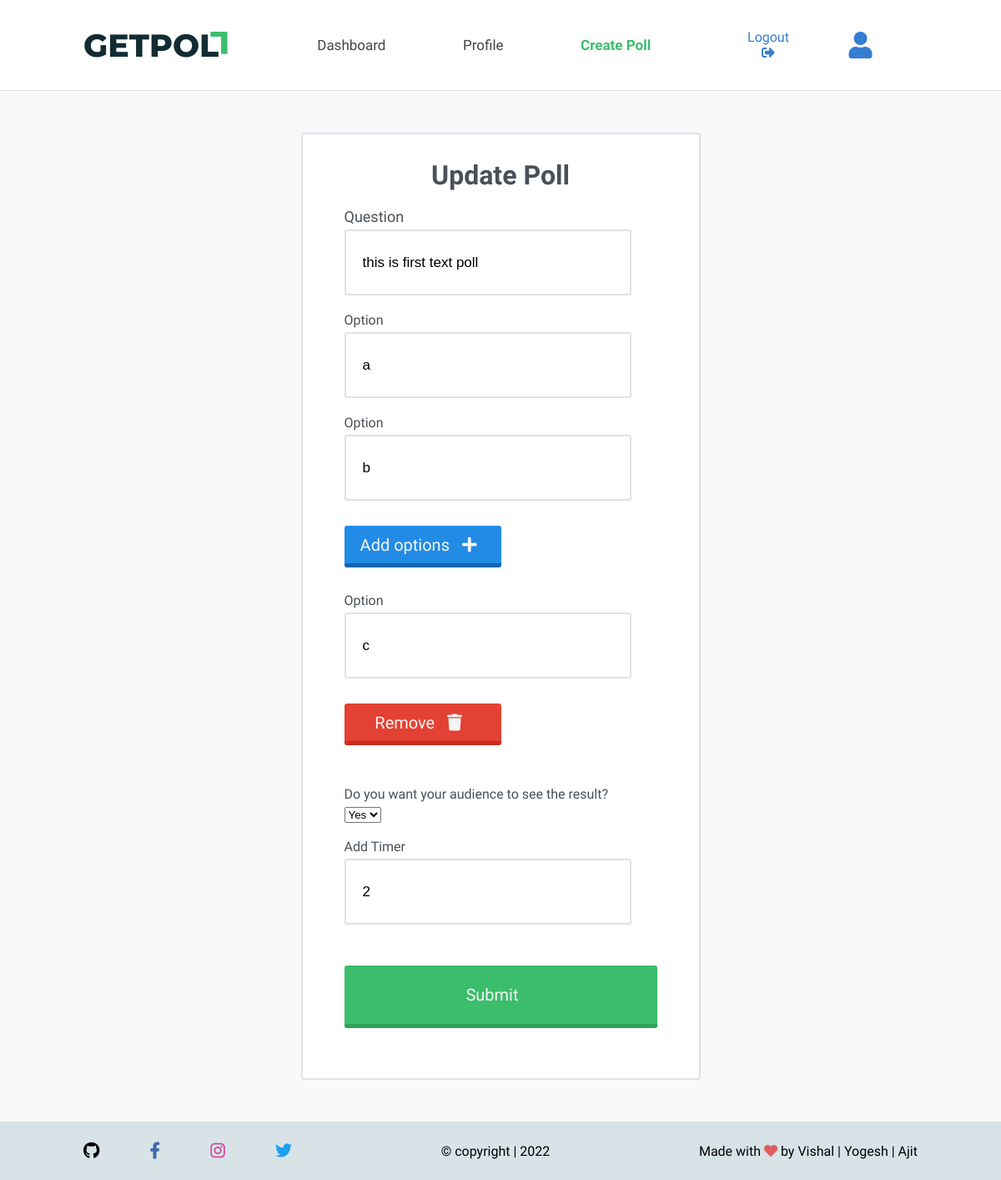
Before: /userPollDetail/1 (signed in) with the older database file.
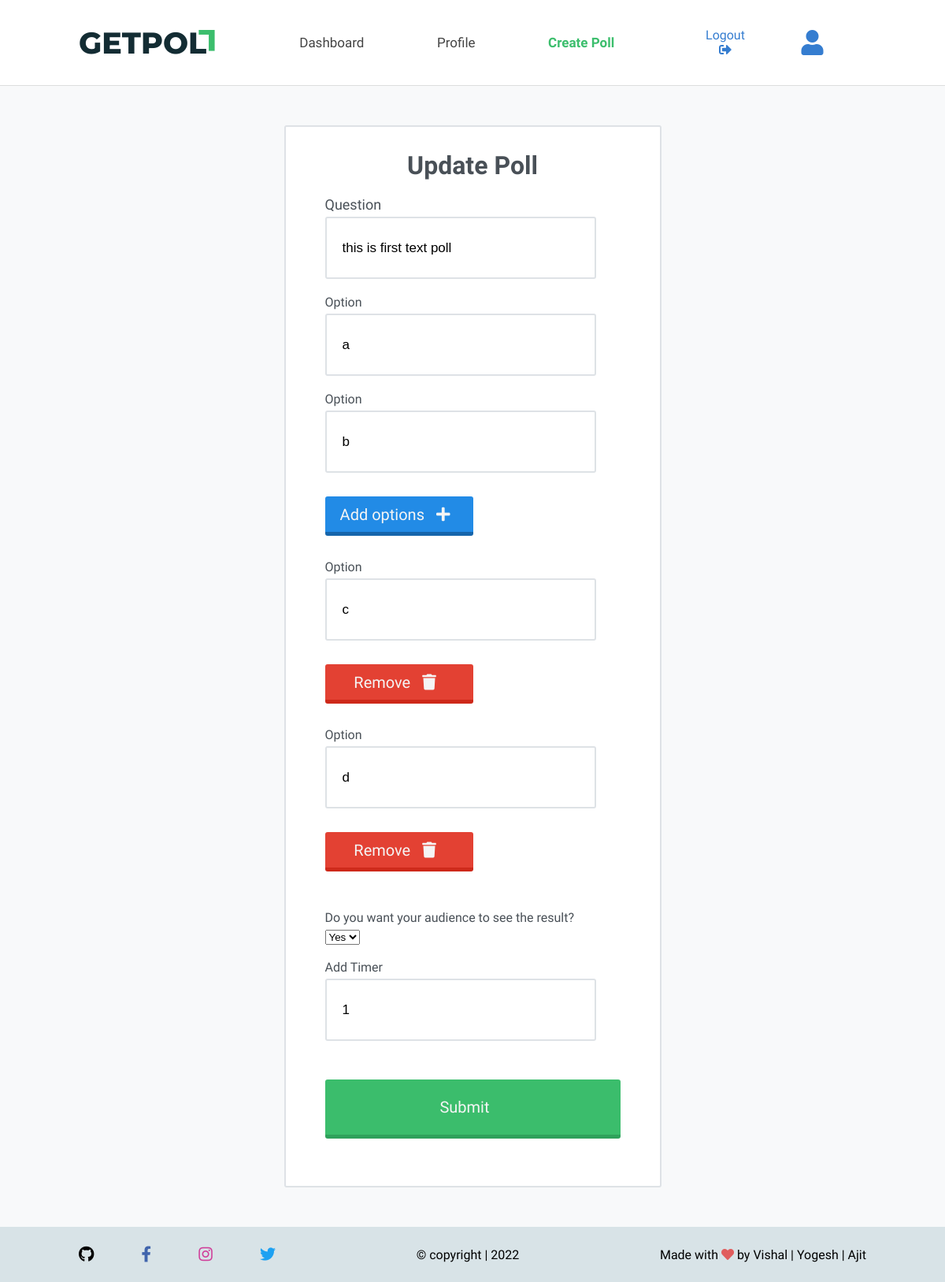
After: the same page with the newer database file.
### poll/models.py (models this page shows, shortened)
class Option(models.Model):
    text = models.CharField(max_length=100)
    poll = models.ForeignKey(Poll, on_delete=models.CASCADE)
    count = models.IntegerField(default=0)

class Poll(models.Model):
    question = models.CharField(max_length=200)
    is_eligible = models.BooleanField(default=False)
    time = models.IntegerField(help_text="duration of the poll in minutes")
    user = models.ForeignKey(User, on_delete=models.CASCADE)
    created = models.DateTimeField(auto_now_add=True)
    def get_option(self):
        return self.option_set.all()
    def get_image(self):
        return self.imageoption_set.all()

### poll/views.py (the view, shortened to what this page needs)
# urls.py: path('userPollDetail/<int:pk>', views.userPollDetail, name='userPollDetail'),
@login_required
def userPollDetail(request, pk):
    poll = Poll.objects.get(pk=pk)
    option_list = poll.get_option()
    image_list = poll.get_image()
    current_option_list = poll.get_option()
    if option_list:
        current_option_list = poll.get_option()
    elif image_list:
        current_option_list = poll.get_image()
    options = []
    cnt = 0
    global first
    first = poll.get_option()
    global second
    second = poll.get_option()
    for option in current_option_list:
        if cnt == 0:
            first = option
            cnt += 1
        elif cnt == 1:
            second = option
            cnt += 1
        else:
            options.append(option)
    context = {'poll': poll,
               'options': options,
               'first': first,
               'second': second,
               'optionList': option_list,
    }
    return render(request, 'poll/poll_update.html', context)

### poll/templates/poll/poll_update.html (shortened to what this page needs)
{% extends 'poll/base.html' %}
{% load static %}
{% block css %}
 <link rel="stylesheet" href="{% static '/poll/login.css' %}">
 <link rel="stylesheet" href="{% static '/poll/update.css' %}">
 {% endblock %}
{% block content %}
<div class="lgn-container">
  <div class="lgn-wrapper">
        <h2 class="sign-in-h2">Update Poll</h2>
<form method="POST" enctype="multipart/form-data">
    <div class="container">
        <div class="form-group col-md-6 " >
            <label id="question"> Question </label>
            <input type="text" required class="form-control"  name="question" value="{{poll.question}}">
        </div>
        <div class="row mt-4">
            {% if optionList %}
            <div class="form-group col-md-5">
                <label >Option</label>
                <input type="text" required class="form-control"  name="options" value="{{first.text}}">
            </div>
            {% else %}
            <div class="form-group col-md-5">
                <label >Image</label>
                <input type="file" style="height: 26px; padding:0px" required class="form-control"  name="images" accept="image/*">
            </div>
            {% endif %}
        </div>
        <div class="row mt-4">
            {% if optionList %}
                <div class="form-group col-md-5">
                    <label >Option</label>
                    <input type="text" required class="form-control"  name="options" value="{{second.text}}">
                </div>
                <div class="form-group col-md-3 ">
                    <button type="button" style="width:188px;height:50px;" onclick="addOption()" class="lgn-btn" >Add options
                    <i class="fa fa-plus"></i>
                </button>
                </div>
            {% endif %}
            {% for option in options %}
            <div class="row mt-4" id="current-option-{{option.id}}">
                {% if optionList %}
                    <div class="form-group col-md-5">
                        <label >Option </label>
                        <input type="text" required class="form-control"  name="options" value="{{option.text}}">
                    </div>
                {% else %}
                    <div class="form-group col-md-5">
                        <label >Image </label>
                        <input type="file" style="height: 26px; padding:0px" required class="form-control"  name="images" accept="image/*">
                    </div>
                {% endif %}
                <div class="form-group col-md-3 ">
                    <button type="button" style="width:188px;height:50px;" onclick="removeOption({{option.id}})" class="btn-danger lgn-btn">Remove
                    <i class="fa fa-trash"></i>
                     </button>
                </div>
            </div>
            {% endfor %}
        </div>
        <br>
        <div class="form-group col-md-3">
            <label for="exampleFormControlSelect1">Do you want your audience to see the result?</label>
            <select class="form-control" id="exampleFormControlSelect1" name="decision">
                {% if poll.is_eligible %}
                <option>Yes</option>
                {% else %}
                <option>No</option>
                <option>Yes</option>
                {% endif %}
            </select>
            </div>
        <br>
        <div class="form-group col-md-3">
            <label >Add Timer</label>
            <input type="text" required class="form-control" name="timer" value="{{poll.time}}">
        </div>
        <br>
        <button class="btn-success lgn-btn" >Submit
        </button>
    </div>
    </form>
</div>
</div>
{% endblock %}

Changed rows visible on the page:
changed Poll "this is first text poll": timer "2" → "1"
added Option: options "d"
